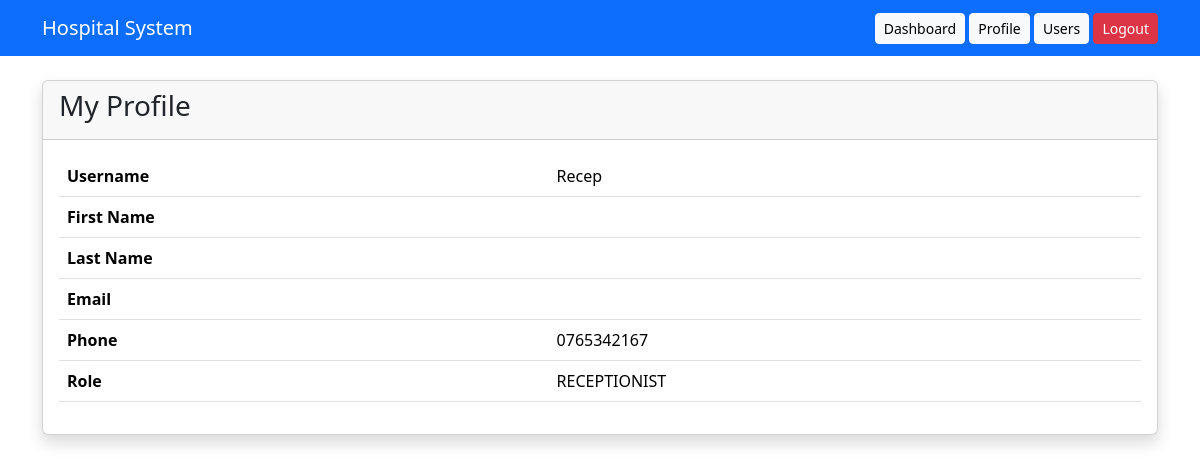
Page /profile/ (signed in) on the committed database.
### Accounts/models.py (models this page shows)
class User(AbstractUser):
    ADMIN = "ADMIN"
    DOCTOR = "DOCTOR"
    NURSE = "NURSE"
    RECEPTIONIST = "RECEPTIONIST"
    PHARMACIST = "PHARMACIST"
    LAB_TECH = "LAB_TECH"
    ROLE_CHOICES = [
        (ADMIN, "Admin"),
        (DOCTOR, "Doctor"),
        (NURSE, "Nurse"),
        (RECEPTIONIST, "Receptionist"),
        (PHARMACIST, "Pharmacist"),
        (LAB_TECH, "Lab Technician"),
    ]
    role = models.CharField(max_length=20, choices=ROLE_CHOICES)
    phone = models.CharField(max_length=20, blank=True)

### Accounts/views.py (the view)
@login_required
def profile(request):
    context = {
        "user": request.user
    }
    return render(
        request,
        "profile.html",
        context
    )

### Templates/profile.html
{% extends 'base.html' %}
{% block content %}
<div class="card shadow">
    <div class="card-header">
        <h3>My Profile</h3>
    </div>
    <div class="card-body">
        <table class="table">
            <tr>
                <th>Username</th>
                <td>{{ user.username }}</td>
            </tr>
            <tr>
                <th>First Name</th>
                <td>{{ user.first_name }}</td>
            </tr>
            <tr>
                <th>Last Name</th>
                <td>{{ user.last_name }}</td>
            </tr>
            <tr>
                <th>Email</th>
                <td>{{ user.email }}</td>
            </tr>
            <tr>
                <th>Phone</th>
                <td>{{ user.phone }}</td>
            </tr>
            <tr>
                <th>Role</th>
                <td>{{ user.role }}</td>
            </tr>
        </table>
    </div>
</div>
{% endblock %}

### rows in the picture
User: username "Recep", phone "0765342167", role "RECEPTIONIST"
